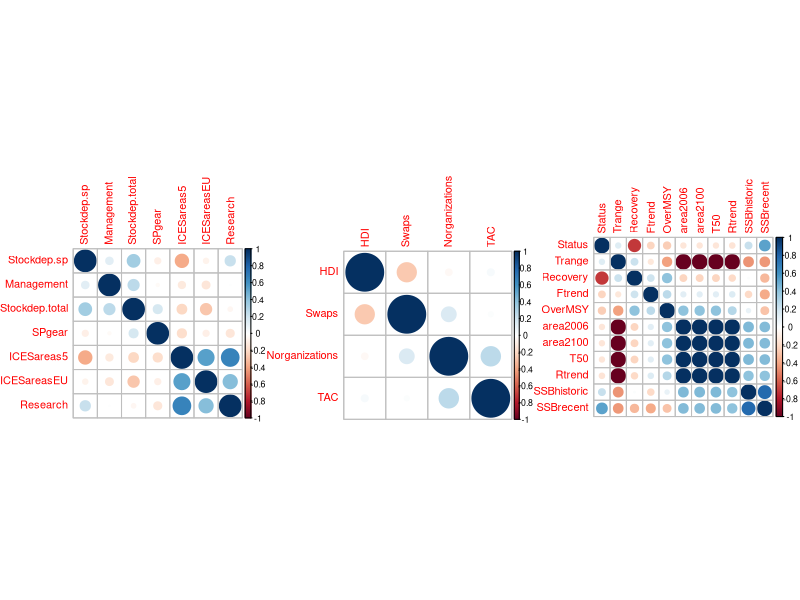

The R script that drew this image:
#' Reads data/ecological_indicators.csv, data/institutional_indicators.csv and 
#' data/socioeconomic_indicators.csv. Computes correlation matrices for each set of
#' indicators and plots the correlation matrices in Figures/Fig 4 SI.png

##### 1. LOAD PACKAGES AND DISPLAY VERSIONS #####

version                           
# platform       x86_64-apple-darwin13.4.0   
# arch           x86_64                      
# os             darwin13.4.0                
# system         x86_64, darwin13.4.0        
# status                                     
# major          3                           
# minor          3.0                         
# year           2016                        
# month          05                          
# day            03                          
# svn rev        70573                       
# language       R                           
# version.string R version 3.3.0 (2016-05-03)
# nickname       Supposedly Educational          

if(!require(gridExtra)){
  install.packages("gridExtra",dependencies = TRUE,repos='http://cran.us.r-project.org')
}
require(gridExtra)
packageVersion("gridExtra")
# [1] ‘2.2.1’

if(!require(corrplot)){
  install.packages("corrplot",dependencies = TRUE,repos='http://cran.us.r-project.org')
}
require(corrplot)
packageVersion("corrplot")
# [1] ‘0.77’

if(!require(data.table)){
  install.packages("data.table",dependencies = TRUE,repos='http://cran.us.r-project.org')
}
require(data.table)
packageVersion("data.table")
# [1] ‘1.10.4’

if(!require(tidyverse)){
  install.packages("tidyverse",dependencies = TRUE,repos='http://cran.us.r-project.org')
}
require(tidyverse)
packageVersion("tidyverse")
# [1] ‘1.2.1’



##### 2. READ DATA #####

# Read the data

eco_indicators <- bind_rows(fread("data/ecological_indicators_cod.csv"),
                            fread("data/ecological_indicators_hake.csv"))
ins_indicators <- bind_rows(fread("data/institutional_indicators_cod.csv"),
                            fread("data/institutional_indicators_hake.csv"))
soc_indicators <- bind_rows(fread("data/socioeconomic_indicators_cod.csv"),
                            fread("data/socioeconomic_indicators_hake.csv"))

##### 3. PLOT #####

png("Figures/Fig 4 SI.png",width=12.5,height = 4.5,units = "in",res=300)

par(mfrow = c(1, 3))

# socioeconomic correlations

soc_to_correlate <- soc_indicators[, 4:10]
soc_correlations <- cor(soc_to_correlate, use="pairwise.complete.obs")
p1 <- corrplot(soc_correlations, order ="AOE")


# institutional correlations

ins_to_correlate <- ins_indicators[, 4:7]
ins_correlations <- cor(ins_to_correlate, use="pairwise.complete.obs")
p2 <- corrplot(ins_correlations, order ="AOE")


# Ecological correlations

eco_to_correlate <- eco_indicators[, 3:13]
eco_correlations <- cor(eco_to_correlate, use="pairwise.complete.obs")
p3 <- corrplot(eco_correlations, order ="AOE")

par(mfrow=c(1,1))

dev.off()
